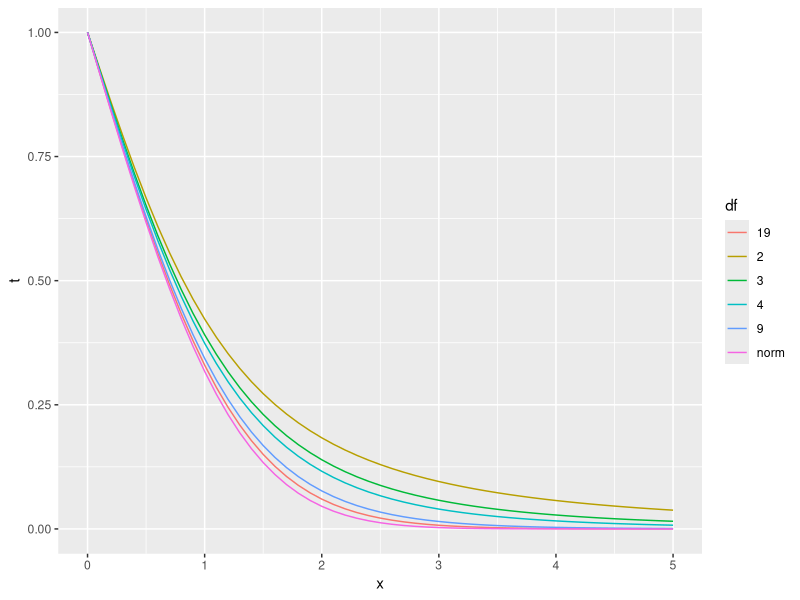

R code for this plot:
# library(terminalgraphics)
# options(device = tgp, term_col = TRUE)

library(tidyverse)
x <- seq(0,5,0.1)
crossing(x, df=c(2,3,4,9,19)) |> mutate(t=2-2*pt(x, df=df), df=as.factor(df)) |> bind_rows(tibble(x=x, df="norm", t=2-2*pnorm(x))) |> ggplot(aes(x,t,col=df)) + geom_line()

